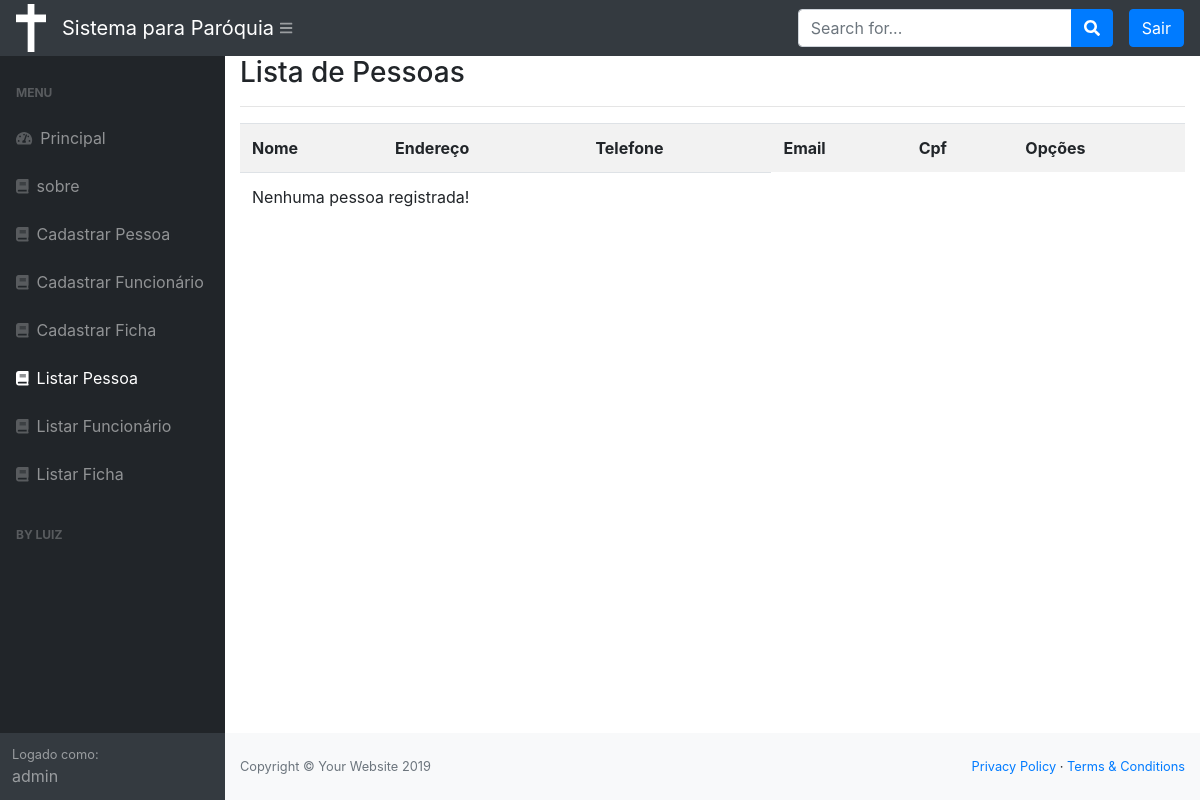
Page /listar/pessoa/ (signed in) on the earlier database version.
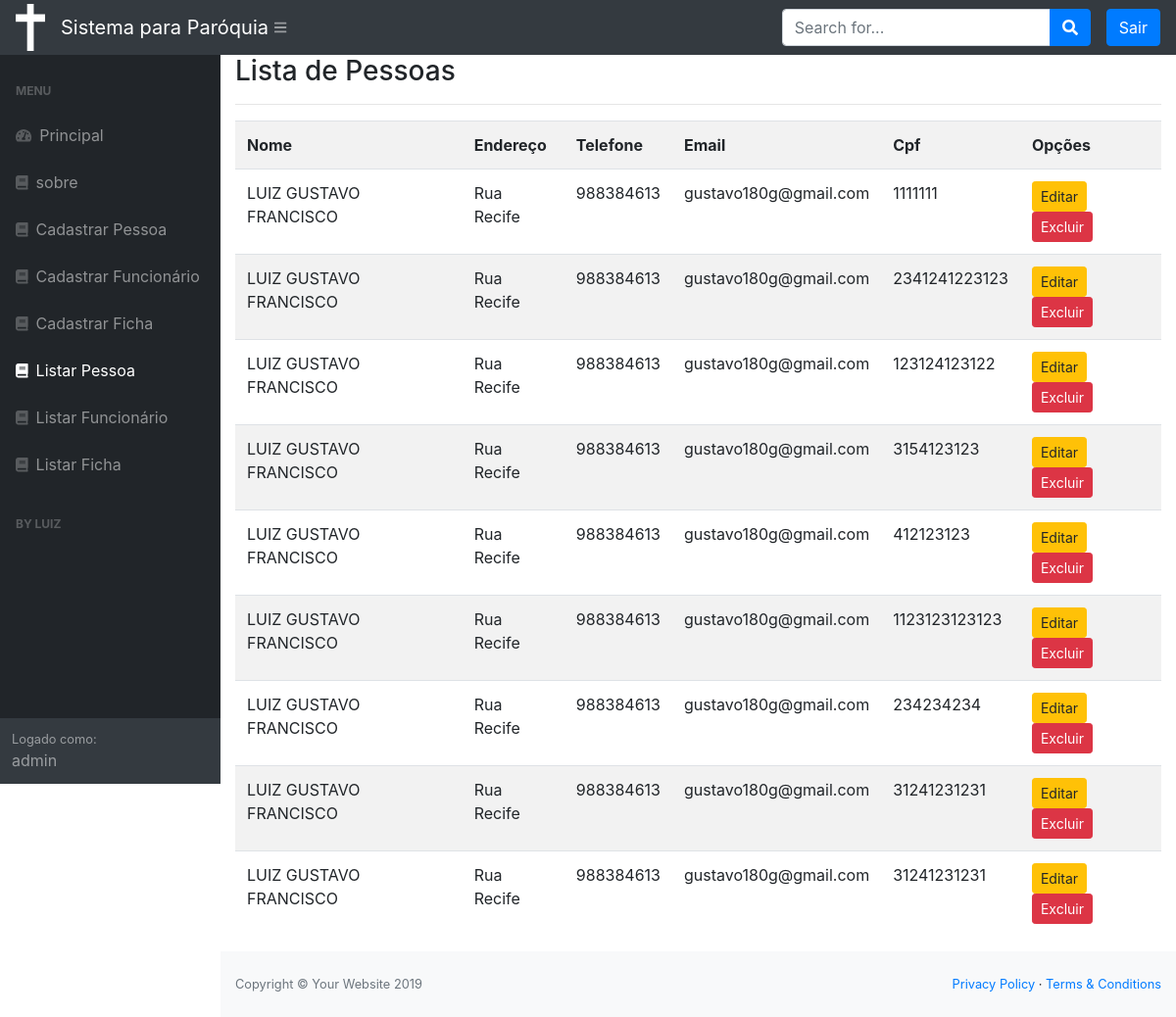
Same page on the later database version.
### cadastros/models.py (models this page shows, shortened)
class Pessoa(models.Model):
    nome = models.CharField(max_length=50)
    endereco = models.CharField(max_length=50, verbose_name="Endereço", unique=True)
    telefone = models.IntegerField()
    email = models.CharField(max_length=50, unique=True)
    cpf = models.IntegerField(unique=True)

### cadastros/views.py (the view)
# urls.py: path('listar/pessoa/', PessoaList.as_view(), name="listar-pessoa"),
class PessoaList(LoginRequiredMixin, ListView):
    login_url = reverse_lazy('login')
    model = Pessoa
    template_name = 'cadastros/listas/pessoa.html'

### cadastros/templates/cadastros/listas/pessoa.html
{% extends 'paginas/modelo.html' %}
{% load static %}
{% block conteudo %}
    <h3>Lista de Pessoas </h3>
<hr>
<div class="table-responsive">
    <table class="table table-striped">
        <tr>
            <th>Nome</th>
            <th>Endereço</th>
            <th>Telefone</th>
            <th>Email</th>
            <th>Cpf</th>
            <th>Opções</th>
        </tr>
        {% for pessoa in object_list %}
        <tr>
            <td>{{ pessoa.nome }}</td>
            <td> {{ pessoa.endereco }} </td>
            <td> {{ pessoa.telefone }} </td>
            <td> {{ pessoa.email }} </td>
            <td> {{ pessoa.cpf }} </td>
            <td>
                <a href="{% url 'editar-pessoa' pessoa.pk %}" class="btn btn-warning btn-sm">Editar</a>
                <a href="{% url 'excluir-pessoa' pessoa.pk %}" class="btn btn-danger btn-sm">Excluir</a>
             </td>
        </tr>
        {% empty %}
        <tr>
            <td colspan="3">Nenhuma pessoa registrada!</td>
        </tr>
        {% endfor %}
    </table>
</div>
{% endblock %}

### paginas/templates/paginas/modelo.html (shortened to what this page needs)
{% load static %}
<!DOCTYPE html>
<html lang="en">
    <head>
        <link rel="stylesheet" href="{% static 'base/dist/css/styles.css' %}">
        <link rel="stylesheet" href="{% static 'css/bootstrap.min.css' %}">
        <link href="https://cdn.datatables.net/1.10.20/css/dataTables.bootstrap4.min.css" rel="stylesheet" />
    </head>
    <body class="sb-nav-fixed">
        {% block cabecalho %}
        <nav class="sb-topnav navbar navbar-expand navbar-dark bg-dark">
            <img src="{% static 'img/logo.png' %}" width="30" alt="">
            <a class="navbar-brand" href="{% url 'index' %}" >  Sistema para Paróquia </a><button class="btn btn-link btn-sm order-1 order-lg-0" id="sidebarToggle" href="#"><i class="fas fa-bars"></i></button
            >
            <form class="d-none d-md-inline-block form-inline ml-auto mr-0 mr-md-3 my-2 my-md-0">
                <div class="input-group">
                    <input class="form-control" type="text" placeholder="Search for..." aria-label="Search" aria-describedby="basic-addon2" />
                    <div class="input-group-append">
                        <button class="btn btn-primary" type="button"><i class="fas fa-search"></i></button>
                    </div>
                </div>
            </form>
            <ul class="navbar-nav ml-auto ml-md-0">
                {% if request.user.is_authenticated %}
                    <a class="btn btn-primary"  href="{% url 'logout' %}" href="login.html">Sair</a>
                {% else %}
                   <a class="btn btn-primary"  href="{% url 'login' %}" href="login.html">Login</a>
                {% endif %}
            </ul>
        </nav>
        {% endblock %}
        {% block menu %}
        <div id="layoutSidenav">
                <div id="layoutSidenav_nav">
                    <nav class="sb-sidenav accordion sb-sidenav-dark" id="sidenavAccordion">
                        <div class="sb-sidenav-menu">
                            <div class="nav">
                                <div class="sb-sidenav-menu-heading">Menu</div>
                                <a class="nav-link" href="{% url 'index' %}"
                                    ><div class="sb-nav-link-icon"><i class="fas fa-tachometer-alt"></i></div>
                                    Principal</a>
                                <a class="nav-link" href="{% url 'sobre' %}"
                                    ><div class="sb-nav-link-icon"><i class="fa fa-book"></i></div>
                                    sobre</a>
                                <a class="nav-link" href="{% url 'cadastrar-pessoa' %}"
                                    ><div class="sb-nav-link-icon"><i class="fa fa-book"></i></div>
                                    Cadastrar Pessoa</a>
                                <a class="nav-link" href="{% url 'cadastrar-funcionario' %}"
                                    ><div class="sb-nav-link-icon"><i class="fa fa-book"></i></div>
                                    Cadastrar Funcionário</a>
                                <a class="nav-link" href="{% url 'cadastrar-ficha' %}"
                                    ><div class="sb-nav-link-icon"><i class="fa fa-book"></i></div>
                                    Cadastrar Ficha</a>
                                    <a class="nav-link" href="{% url 'listar-pessoa' %}"
                                    ><div class="sb-nav-link-icon"><i class="fa fa-book"></i></div>
                                    Listar Pessoa</a>
                                <a class="nav-link" href="{% url 'listar-funcionario' %}"
                                    ><div class="sb-nav-link-icon"><i class="fa fa-book"></i></div>
                                    Listar Funcionário</a>
                                <a class="nav-link" href="{% url 'listar-ficha' %}"
                                    ><div class="sb-nav-link-icon"><i class="fa fa-book"></i></div>
                                    Listar Ficha</a>
                                <div class="sb-sidenav-menu-heading">By Luiz</div>
                            </div>
                        </div>
                        <div class="sb-sidenav-footer">
                            <div class="small">Logado como:</div>
                            {{ request.user }}
                        </div>
                    </nav>
                </div>
                {% endblock %}
            <div id="layoutSidenav_content">
                <main>
                    <div class="container-fluid">
                        {% block conteudo %}{% endblock %}
                    </div>
                </main>
                <footer class="py-4 bg-light mt-auto">
                    <div class="container-fluid">
                        <div class="d-flex align-items-center justify-content-between small">
                            <div class="text-muted">Copyright &copy; Your Website 2019</div>
                            <div>
                                <a href="#">Privacy Policy</a>
                                &middot;
                                <a href="#">Terms &amp; Conditions</a>
                            </div>
                        </div>
                    </div>
                </footer>
            </div>
        </div>
    </body>
</html>

Differences in the rows shown:
added Pessoa: nome "LUIZ GUSTAVO FRANCISCO", endereco "Rua Recife", telefone "988384613", email "gustavo180g@gmail.com", cpf "1111111"
added Pessoa: nome "LUIZ GUSTAVO FRANCISCO", endereco "Rua Recife", telefone "988384613", email "gustavo180g@gmail.com", cpf "2341241223123"
added Pessoa: nome "LUIZ GUSTAVO FRANCISCO", endereco "Rua Recife", telefone "988384613", email "gustavo180g@gmail.com", cpf "123124123122"
added Pessoa: nome "LUIZ GUSTAVO FRANCISCO", endereco "Rua Recife", telefone "988384613", email "gustavo180g@gmail.com", cpf "3154123123"
added Pessoa: nome "LUIZ GUSTAVO FRANCISCO", endereco "Rua Recife", telefone "988384613", email "gustavo180g@gmail.com", cpf "412123123"
added Pessoa: nome "LUIZ GUSTAVO FRANCISCO", endereco "Rua Recife", telefone "988384613", email "gustavo180g@gmail.com", cpf "1123123123123"
added Pessoa: nome "LUIZ GUSTAVO FRANCISCO", endereco "Rua Recife", telefone "988384613", email "gustavo180g@gmail.com", cpf "234234234"
added Pessoa: nome "LUIZ GUSTAVO FRANCISCO", endereco "Rua Recife", telefone "988384613", email "gustavo180g@gmail.com", cpf "31241231231"
added Pessoa: nome "LUIZ GUSTAVO FRANCISCO", endereco "Rua Recife", telefone "988384613", email "gustavo180g@gmail.com", cpf "31241231231"
Other differences:
text no longer shown: "Nenhuma pessoa registrada!"
